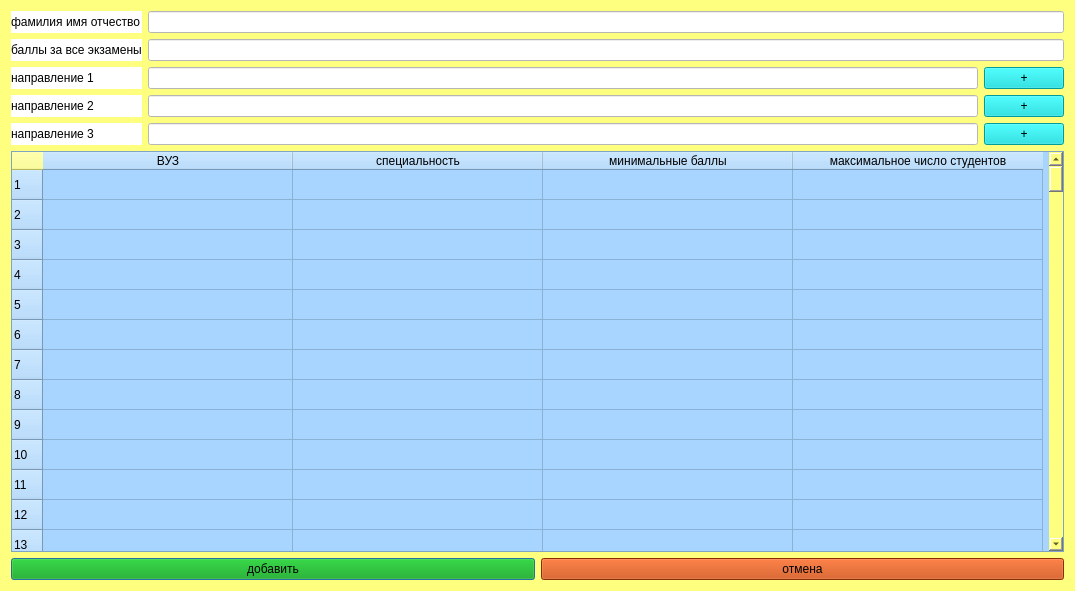
<?xml version="1.0" encoding="UTF-8"?>
<ui version="4.0">
 <class>Dialog</class>
 <widget class="QDialog" name="Dialog">
  <property name="geometry">
   <rect>
    <x>0</x>
    <y>0</y>
    <width>1075</width>
    <height>591</height>
   </rect>
  </property>
  <property name="windowTitle">
   <string>студент</string>
  </property>
  <property name="styleSheet">
   <string notr="true">background-color:rgb(255, 255, 127)</string>
  </property>
  <layout class="QGridLayout" name="gridLayout">
   <item row="3" column="0">
    <layout class="QHBoxLayout" name="horizontalLayout">
     <item>
      <widget class="QPushButton" name="add_1">
       <property name="styleSheet">
        <string notr="true">background-color:rgb(0, 162, 0)</string>
       </property>
       <property name="text">
        <string>добавить</string>
       </property>
      </widget>
     </item>
     <item>
      <widget class="QPushButton" name="cancel_1">
       <property name="styleSheet">
        <string notr="true">background-color:rgb(197, 65, 0)</string>
       </property>
       <property name="text">
        <string>отмена</string>
       </property>
      </widget>
     </item>
    </layout>
   </item>
   <item row="0" column="0">
    <layout class="QGridLayout" name="gridLayout_6">
     <item row="0" column="0">
      <widget class="QLabel" name="label">
       <property name="cursor">
        <cursorShape>ArrowCursor</cursorShape>
       </property>
       <property name="styleSheet">
        <string notr="true">background-color:rgb(255, 255, 255)</string>
       </property>
       <property name="text">
        <string>фамилия имя отчество</string>
       </property>
       <property name="textFormat">
        <enum>Qt::PlainText</enum>
       </property>
       <property name="textInteractionFlags">
        <set>Qt::NoTextInteraction</set>
       </property>
      </widget>
     </item>
     <item row="1" column="0">
      <widget class="QLabel" name="label_2">
       <property name="styleSheet">
        <string notr="true">background-color:rgb(255, 255, 255)</string>
       </property>
       <property name="text">
        <string>баллы за все экзамены</string>
       </property>
      </widget>
     </item>
     <item row="2" column="0">
      <widget class="QLabel" name="label_4">
       <property name="styleSheet">
        <string notr="true">background-color:rgb(255, 255, 255)</string>
       </property>
       <property name="text">
        <string>направление 1</string>
       </property>
      </widget>
     </item>
     <item row="4" column="0">
      <widget class="QLabel" name="label_8">
       <property name="styleSheet">
        <string notr="true">background-color:rgb(255, 255, 255)</string>
       </property>
       <property name="text">
        <string>направление 3</string>
       </property>
      </widget>
     </item>
     <item row="3" column="0">
      <widget class="QLabel" name="label_6">
       <property name="styleSheet">
        <string notr="true">background-color:rgb(255, 255, 255)</string>
       </property>
       <property name="text">
        <string>направление 2</string>
       </property>
      </widget>
     </item>
     <item row="2" column="1">
      <widget class="QLineEdit" name="specialty_name_1">
       <property name="styleSheet">
        <string notr="true">background-color:rgb(255, 255, 255)</string>
       </property>
      </widget>
     </item>
     <item row="3" column="1">
      <widget class="QLineEdit" name="specialty_name_2">
       <property name="styleSheet">
        <string notr="true">background-color:rgb(255, 255, 255)</string>
       </property>
      </widget>
     </item>
     <item row="4" column="1">
      <widget class="QLineEdit" name="specialty_name_3">
       <property name="styleSheet">
        <string notr="true">background-color:rgb(255, 255, 255)</string>
       </property>
      </widget>
     </item>
     <item row="2" column="2">
      <widget class="QPushButton" name="add1n">
       <property name="styleSheet">
        <string notr="true">background-color:rgb(0, 217, 217)
</string>
       </property>
       <property name="text">
        <string>+</string>
       </property>
      </widget>
     </item>
     <item row="4" column="2">
      <widget class="QPushButton" name="add3n">
       <property name="styleSheet">
        <string notr="true">background-color:rgb(0, 217, 217)</string>
       </property>
       <property name="text">
        <string>+</string>
       </property>
       <property name="autoRepeatDelay">
        <number>309</number>
       </property>
      </widget>
     </item>
     <item row="0" column="1" colspan="2">
      <widget class="QLineEdit" name="FIO">
       <property name="styleSheet">
        <string notr="true">background-color:rgb(255, 255, 255)</string>
       </property>
       <property name="text">
        <string/>
       </property>
      </widget>
     </item>
     <item row="1" column="1" colspan="2">
      <widget class="QLineEdit" name="score">
       <property name="styleSheet">
        <string notr="true">background-color:rgb(255, 255, 255)</string>
       </property>
      </widget>
     </item>
     <item row="3" column="2">
      <widget class="QPushButton" name="add2n">
       <property name="styleSheet">
        <string notr="true">background-color:rgb(0, 217, 217)</string>
       </property>
       <property name="text">
        <string>+</string>
       </property>
      </widget>
     </item>
    </layout>
   </item>
   <item row="2" column="0">
    <widget class="QTableWidget" name="tableWidget">
     <property name="font">
      <font>
       <pointsize>8</pointsize>
      </font>
     </property>
     <property name="styleSheet">
      <string notr="true">background-color:rgb(167, 213, 255)</string>
     </property>
     <property name="selectionMode">
      <enum>QAbstractItemView::SingleSelection</enum>
     </property>
     <property name="selectionBehavior">
      <enum>QAbstractItemView::SelectRows</enum>
     </property>
     <property name="rowCount">
      <number>1000</number>
     </property>
     <attribute name="horizontalHeaderDefaultSectionSize">
      <number>250</number>
     </attribute>
     <row/>
     <row/>
     <row/>
     <row/>
     <row/>
     <row/>
     <row/>
     <row/>
     <row/>
     <row/>
     <row/>
     <row/>
     <row/>
     <row/>
     <row/>
     <row/>
     <row/>
     <row/>
     <row/>
     <row/>
     <row/>
     <row/>
     <row/>
     <row/>
     <row/>
     <row/>
     <row/>
     <row/>
     <row/>
     <row/>
     <row/>
     <row/>
     <row/>
     <row/>
     <row/>
     <row/>
     <row/>
     <row/>
     <row/>
     <row/>
     <row/>
     <row/>
     <row/>
     <row/>
     <row/>
     <row/>
     <row/>
     <row/>
     <row/>
     <row/>
     <row/>
     <row/>
     <row/>
     <row/>
     <row/>
     <row/>
     <row/>
     <row/>
     <row/>
     <row/>
     <row/>
     <row/>
     <row/>
     <row/>
     <row/>
     <row/>
     <row/>
     <row/>
     <row/>
     <row/>
     <row/>
     <row/>
     <row/>
     <row/>
     <row/>
     <row/>
     <row/>
     <row/>
     <row/>
     <row/>
     <row/>
     <row/>
     <row/>
     <row/>
     <row/>
     <row/>
     <row/>
     <row/>
     <row/>
     <row/>
     <row/>
     <row/>
     <row/>
     <row/>
     <row/>
     <row/>
     <row/>
     <row/>
     <row/>
     <row/>
     <row/>
     <row/>
     <row/>
     <row/>
     <row/>
     <row/>
     <row/>
     <row/>
     <row/>
     <row/>
     <row/>
     <row/>
     <row/>
     <row/>
     <row/>
     <row/>
     <row/>
     <row/>
     <row/>
     <row/>
     <row/>
     <row/>
     <row/>
     <row/>
     <row/>
     <row/>
     <row/>
     <row/>
     <row/>
     <row/>
     <row/>
     <row/>
     <row/>
     <row/>
     <row/>
     <row/>
     <row/>
     <row/>
     <row/>
     <row/>
     <row/>
     <row/>
     <row/>
     <row/>
     <row/>
     <row/>
     <row/>
     <row/>
     <row/>
     <row/>
     <row/>
     <row/>
     <row/>
     <row/>
     <row/>
     <row/>
     <row/>
     <row/>
     <row/>
     <row/>
     <row/>
     <row/>
     <row/>
     <row/>
     <row/>
     <row/>
     <row/>
     <row/>
     <row/>
     <row/>
     <row/>
     <row/>
     <row/>
     <row/>
     <row/>
     <row/>
     <row/>
     <row/>
     <row/>
     <row/>
     <row/>
     <row/>
     <row/>
     <row/>
     <row/>
     <row/>
     <row/>
     <row/>
     <row/>
     <row/>
     <row/>
     <row/>
     <row/>
     <row/>
     <row/>
     <row/>
     <row/>
     <row/>
     <row/>
     <row/>
     <row/>
     <row/>
     <row/>
     <row/>
     <row/>
     <row/>
     <row/>
     <row/>
     <row/>
     <row/>
     <row/>
     <row/>
     <row/>
     <row/>
     <row/>
     <row/>
     <row/>
     <row/>
     <row/>
     <row/>
     <row/>
     <row/>
     <row/>
     <row/>
     <row/>
     <row/>
     <row/>
     <row/>
     <row/>
     <row/>
     <row/>
     <row/>
     <row/>
     <row/>
     <row/>
     <row/>
     <row/>
     <row/>
     <row/>
     <row/>
     <row/>
     <row/>
     <row/>
     <row/>
     <row/>
     <row/>
     <row/>
     <row/>
     <row/>
     <row/>
     <row/>
     <row/>
     <row/>
     <row/>
     <row/>
     <row/>
     <row/>
     <row/>
     <row/>
     <row/>
     <row/>
     <row/>
     <row/>
     <row/>
     <row/>
     <row/>
     <row/>
     <row/>
     <row/>
     <row/>
     <row/>
     <row/>
     <row/>
     <row/>
     <row/>
     <row/>
     <row/>
     <row/>
     <row/>
     <row/>
     <row/>
     <row/>
     <row/>
     <row/>
     <row/>
     <row/>
     <row/>
     <row/>
     <row/>
     <row/>
     <row/>
     <row/>
     <row/>
     <row/>
     <row/>
     <row/>
     <row/>
     <row/>
     <row/>
     <row/>
     <row/>
     <row/>
     <row/>
     <row/>
     <row/>
     <row/>
     <row/>
     <row/>
     <row/>
     <row/>
     <row/>
     <row/>
     <row/>
     <row/>
     <row/>
     <row/>
     <row/>
     <row/>
     <row/>
     <row/>
     <row/>
     <row/>
     <row/>
     <row/>
     <row/>
     <row/>
     <row/>
     <row/>
     <row/>
     <row/>
     <row/>
     <row/>
     <row/>
     <row/>
     <row/>
     <row/>
     <row/>
     <row/>
     <row/>
     <row/>
     <row/>
     <row/>
     <row/>
     <row/>
     <row/>
     <row/>
     <row/>
     <row/>
     <row/>
     <row/>
     <row/>
     <row/>
     <row/>
     <row/>
     <row/>
     <row/>
     <row/>
     <row/>
     <row/>
     <row/>
     <row/>
     <row/>
     <row/>
     <row/>
     <row/>
     <row/>
     <row/>
     <row/>
     <row/>
     <row/>
     <row/>
     <row/>
     <row/>
     <row/>
     <row/>
     <row/>
     <row/>
     <row/>
     <row/>
     <row/>
     <row/>
     <row/>
     <row/>
     <row/>
     <row/>
     <row/>
     <row/>
     <row/>
     <row/>
     <row/>
     <row/>
     <row/>
     <row/>
     <row/>
     <row/>
     <row/>
     <row/>
     <row/>
     <row/>
     <row/>
     <row/>
     <row/>
     <row/>
     <row/>
     <row/>
     <row/>
     <row/>
     <row/>
     <row/>
     <row/>
     <row/>
     <row/>
     <row/>
     <row/>
     <row/>
     <row/>
     <row/>
     <row/>
     <row/>
     <row/>
     <row/>
     <row/>
     <row/>
     <row/>
     <row/>
     <row/>
     <row/>
     <row/>
     <row/>
     <row/>
     <row/>
     <row/>
     <row/>
     <row/>
     <row/>
     <row/>
     <row/>
     <row/>
     <row/>
     <row/>
     <row/>
     <row/>
     <row/>
     <row/>
     <row/>
     <row/>
     <row/>
     <row/>
     <row/>
     <row/>
     <row/>
     <row/>
     <row/>
     <row/>
     <row/>
     <row/>
     <row/>
     <row/>
     <row/>
     <row/>
     <row/>
     <row/>
     <row/>
     <row/>
     <row/>
     <row/>
     <row/>
     <row/>
     <row/>
     <row/>
     <row/>
     <row/>
     <row/>
     <row/>
     <row/>
     <row/>
     <row/>
     <row/>
     <row/>
     <row/>
     <row/>
     <row/>
     <row/>
     <row/>
     <row/>
     <row/>
     <row/>
     <row/>
     <row/>
     <row/>
     <row/>
     <row/>
     <row/>
     <row/>
     <row/>
     <row/>
     <row/>
     <row/>
     <row/>
     <row/>
     <row/>
     <row/>
     <row/>
     <row/>
     <row/>
     <row/>
     <row/>
     <row/>
     <row/>
     <row/>
     <row/>
     <row/>
     <row/>
     <row/>
     <row/>
     <row/>
     <row/>
     <row/>
     <row/>
     <row/>
     <row/>
     <row/>
     <row/>
     <row/>
     <row/>
     <row/>
     <row/>
     <row/>
     <row/>
     <row/>
     <row/>
     <row/>
     <row/>
     <row/>
     <row/>
     <row/>
     <row/>
     <row/>
     <row/>
     <row/>
     <row/>
     <row/>
     <row/>
     <row/>
     <row/>
     <row/>
     <row/>
     <row/>
     <row/>
     <row/>
     <row/>
     <row/>
     <row/>
     <row/>
     <row/>
     <row/>
     <row/>
     <row/>
     <row/>
     <row/>
     <row/>
     <row/>
     <row/>
     <row/>
     <row/>
     <row/>
     <row/>
     <row/>
     <row/>
     <row/>
     <row/>
     <row/>
     <row/>
     <row/>
     <row/>
     <row/>
     <row/>
     <row/>
     <row/>
     <row/>
     <row/>
     <row/>
     <row/>
     <row/>
     <row/>
     <row/>
     <row/>
     <row/>
     <row/>
     <row/>
     <row/>
     <row/>
     <row/>
     <row/>
     <row/>
     <row/>
     <row/>
     <row/>
     <row/>
     <row/>
     <row/>
     <row/>
     <row/>
     <row/>
     <row/>
     <row/>
     <row/>
     <row/>
     <row/>
     <row/>
     <row/>
     <row/>
     <row/>
     <row/>
     <row/>
     <row/>
     <row/>
     <row/>
     <row/>
     <row/>
     <row/>
     <row/>
     <row/>
     <row/>
     <row/>
     <row/>
     <row/>
     <row/>
     <row/>
     <row/>
     <row/>
     <row/>
     <row/>
     <row/>
     <row/>
     <row/>
     <row/>
     <row/>
     <row/>
     <row/>
     <row/>
     <row/>
     <row/>
     <row/>
     <row/>
     <row/>
     <row/>
     <row/>
     <row/>
     <row/>
     <row/>
     <row/>
     <row/>
     <row/>
     <row/>
     <row/>
     <row/>
     <row/>
     <row/>
     <row/>
     <row/>
     <row/>
     <row/>
     <row/>
     <row/>
     <row/>
     <row/>
     <row/>
     <row/>
     <row/>
     <row/>
     <row/>
     <row/>
     <row/>
     <row/>
     <row/>
     <row/>
     <row/>
     <row/>
     <row/>
     <row/>
     <row/>
     <row/>
     <row/>
     <row/>
     <row/>
     <row/>
     <row/>
     <row/>
     <row/>
     <row/>
     <row/>
     <row/>
     <row/>
     <row/>
     <row/>
     <row/>
     <row/>
     <row/>
     <row/>
     <row/>
     <row/>
     <row/>
     <row/>
     <row/>
     <row/>
     <row/>
     <row/>
     <row/>
     <row/>
     <row/>
     <row/>
     <row/>
     <row/>
     <row/>
     <row/>
     <row/>
     <row/>
     <row/>
     <row/>
     <row/>
     <row/>
     <row/>
     <row/>
     <row/>
     <row/>
     <row/>
     <row/>
     <row/>
     <row/>
     <row/>
     <row/>
     <row/>
     <row/>
     <row/>
     <row/>
     <row/>
     <row/>
     <row/>
     <row/>
     <row/>
     <row/>
     <row/>
     <row/>
     <row/>
     <row/>
     <row/>
     <row/>
     <row/>
     <row/>
     <row/>
     <row/>
     <row/>
     <row/>
     <row/>
     <row/>
     <row/>
     <row/>
     <row/>
     <row/>
     <row/>
     <row/>
     <row/>
     <row/>
     <row/>
     <row/>
     <row/>
     <row/>
     <row/>
     <row/>
     <row/>
     <row/>
     <row/>
     <row/>
     <row/>
     <row/>
     <row/>
     <row/>
     <row/>
     <row/>
     <row/>
     <row/>
     <row/>
     <row/>
     <row/>
     <row/>
     <row/>
     <row/>
     <row/>
     <row/>
     <row/>
     <row/>
     <row/>
     <row/>
     <row/>
     <row/>
     <row/>
     <row/>
     <row/>
     <row/>
     <row/>
     <row/>
     <row/>
     <row/>
     <row/>
     <row/>
     <row/>
     <row/>
     <row/>
     <row/>
     <row/>
     <row/>
     <row/>
     <row/>
     <row/>
     <row/>
     <row/>
     <row/>
     <row/>
     <row/>
     <row/>
     <row/>
     <row/>
     <row/>
     <row/>
     <row/>
     <row/>
     <row/>
     <row/>
     <row/>
     <row/>
     <row/>
     <row/>
     <row/>
     <row/>
     <row/>
     <row/>
     <row/>
     <row/>
     <row/>
     <row/>
     <row/>
     <row/>
     <row/>
     <row/>
     <row/>
     <row/>
     <row/>
     <row/>
     <row/>
     <row/>
     <row/>
     <row/>
     <row/>
     <row/>
     <row/>
     <row/>
     <row/>
     <row/>
     <row/>
     <row/>
     <row/>
     <row/>
     <row/>
     <row/>
     <row/>
     <row/>
     <row/>
     <row/>
     <row/>
     <row/>
     <row/>
     <row/>
     <row/>
     <row/>
     <row/>
     <row/>
     <row/>
     <row/>
     <row/>
     <row/>
     <row/>
     <row/>
     <row/>
     <row/>
     <row/>
     <row/>
     <row/>
     <row/>
     <row/>
     <row/>
     <row/>
     <row/>
     <row/>
     <row/>
     <row/>
     <row/>
     <row/>
     <row/>
     <row/>
     <row/>
     <row/>
     <row/>
     <row/>
     <row/>
     <row/>
     <row/>
     <row/>
     <row/>
     <row/>
     <row/>
     <row/>
     <row/>
     <row/>
     <row/>
     <row/>
     <row/>
     <row/>
     <row/>
     <row/>
     <row/>
     <row/>
     <row/>
     <row/>
     <row/>
     <row/>
     <row/>
     <row/>
     <row/>
     <row/>
     <row/>
     <row/>
     <row/>
     <row/>
     <row/>
     <row/>
     <row/>
     <row/>
     <row/>
     <row/>
     <row/>
     <row/>
     <row/>
     <row/>
     <row/>
     <row/>
     <row/>
     <row/>
     <row/>
     <row/>
     <row/>
     <row/>
     <row/>
     <row/>
     <row/>
     <row/>
     <row/>
     <row/>
     <row/>
     <row/>
     <row/>
     <row/>
     <row/>
     <row/>
     <row/>
     <row/>
     <row/>
     <row/>
     <row/>
     <row/>
     <row/>
     <row/>
     <row/>
     <row/>
     <row/>
     <row/>
     <row/>
     <row/>
     <row/>
     <row/>
     <row/>
     <row/>
     <row/>
     <row/>
     <row/>
     <row/>
     <row/>
     <row/>
     <row/>
     <row/>
     <row/>
     <row/>
     <row/>
     <row/>
     <row/>
     <row/>
     <row/>
     <row/>
     <row/>
     <row/>
     <column>
      <property name="text">
       <string>ВУЗ</string>
      </property>
     </column>
     <column>
      <property name="text">
       <string>специальность</string>
      </property>
     </column>
     <column>
      <property name="text">
       <string>минимальные баллы</string>
      </property>
     </column>
     <column>
      <property name="text">
       <string>максимальное число студентов</string>
      </property>
     </column>
    </widget>
   </item>
  </layout>
 </widget>
 <resources/>
 <connections/>
</ui>
